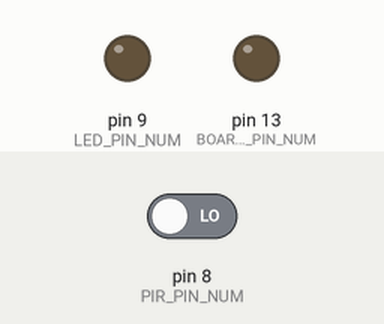
Recording of a sketch running on a simulated Arduino Uno, built with avr-gcc and run on an emulated ATmega328P. Parts: output pins drawn as LEDs (lit = HIGH). Inputs (shaded band) come from the test bench; at power-on: pin 8 (PIR_PIN_NUM) LOW.

Above: at 1.2 s.
1.3 s: pin 8 (PIR_PIN_NUM) driven HIGH
At 1.6 s:
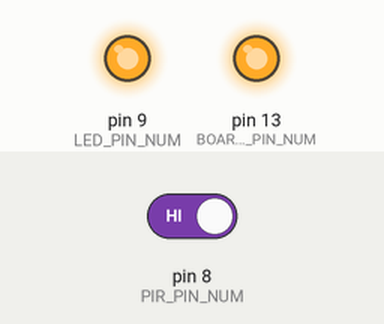
2.8 s: pin 8 (PIR_PIN_NUM) driven LOW
At 4.0 s:
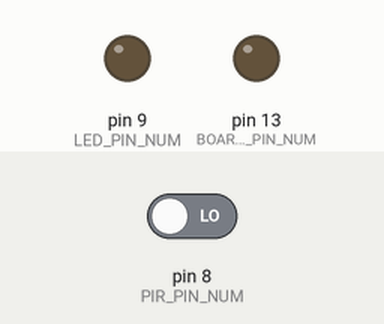
Timing chart, 0 to 5.8 s (numbered marks = the images above; inputs shaded):
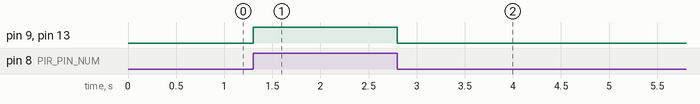

Measured:
- after the input at 1.3 s, pin 9 (LED_PIN_NUM), pin 13 (BOARD_LED_PIN_NUM): LOW → HIGH at once
- after the input at 2.8 s, pin 9 (LED_PIN_NUM), pin 13 (BOARD_LED_PIN_NUM): HIGH → LOW at once

The sketch:

pir-and-led.ino
```cpp
#define PIR_PIN_NUM 8 // PIR 센서 가운데 신호핀과 연결된 핀 번호
#define LED_PIN_NUM 9 // LED의 긴다리 핀과 연결된 아두이노 핀 번호 (+핀)
#define BOARD_LED_PIN_NUM 13 // 보드 LED 핀

void setup() { //setup은 처음 한 번 실행되는 함수 입니다.
  pinMode(LED_PIN_NUM, OUTPUT); // LED의 긴다리 핀을 출력으로 설정
  pinMode(BOARD_LED_PIN_NUM, OUTPUT); // 내부 LED의 긴다리 핀을 출력으로 설정
  pinMode(PIR_PIN_NUM, INPUT); // PIR 센서를 입력으로 설정
}

void loop() { //loop는 계속 반복 실행되는 함수 입니다.
  if (digitalRead(PIR_PIN_NUM)) {
    digitalWrite(LED_PIN_NUM, HIGH); // LED와 연결된 핀에 전압을 5V로 설정
    digitalWrite(BOARD_LED_PIN_NUM, HIGH);
  } else {
    digitalWrite(LED_PIN_NUM, LOW); // LED와 연결된 핀에 전압을 0V로 설정
    digitalWrite(BOARD_LED_PIN_NUM, LOW);
  }
}
```
